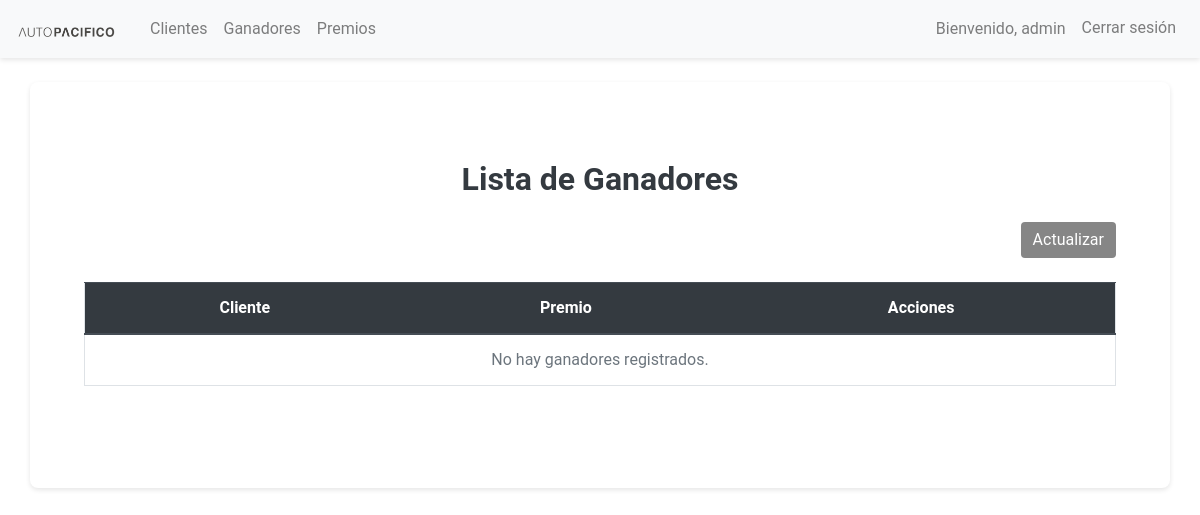
Page /ruleta/admin/ganadores/ (signed in) on the earlier database version.
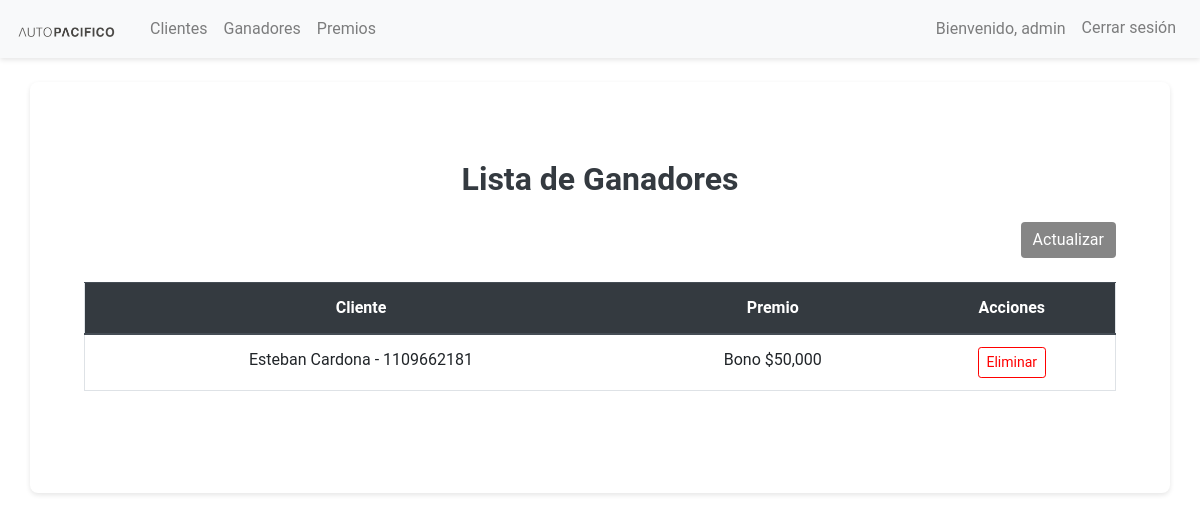
Same page on the later database version.
### ruleta/models.py (models this page shows, shortened)
class Ganador(models.Model):
    cliente = models.ForeignKey(Cliente, on_delete=models.CASCADE)
    premio = models.ForeignKey(Premio, on_delete=models.CASCADE)
    fecha = models.DateTimeField(auto_now_add=True)
    class Meta:
        indexes = [
            models.Index(fields=['fecha']),
        ]

class Cliente(models.Model):
    user = models.OneToOneField(User, on_delete=models.CASCADE, null=True, blank=True)
    cedula = models.CharField(max_length=20, unique=True)
    nombre = models.CharField(max_length=100)
    apellidos = models.CharField(max_length=100)
    numero_telefono = models.CharField(
        max_length=15,
        validators=[
            RegexValidator(
                regex=r'^\+?[0-9]{7,15}$',
                message="El número de teléfono debe contener entre 7 y 15 dígitos, y puede incluir un '+' inicial."
            )
        ]
    )  # Campo obligatorio
    fecha_creacion = models.DateTimeField(auto_now_add=True)  # Fecha de creación
    numero_factura = models.CharField(
        max_length=50,
        unique=True,
        validators=[
            RegexValidator(
                r'^[A-Za-z0-9-]+$',
                'El número de factura debe contener solo letras, números y guiones.'
            )
        ]
    )
    def __str__(self):
        return f"{self.nombre} {self.apellidos} - {self.cedula}"

class Premio(models.Model):
    nombre = models.CharField(max_length=50)
    descripcion = models.TextField()
    probabilidad = models.FloatField(help_text="Probabilidad de ganar este premio (en porcentaje)")
    estado = models.BooleanField(default=True)  # Activo/Inactivo
    def __str__(self):
        return self.nombre

### ruleta/views.py (the view)
# urls.py: path('admin/ganadores/', views.GanadoresListView.as_view(), name='ganadores_crud'),
class GanadoresListView(UserPassesTestMixin, ListView):
    model = Ganador
    template_name = 'admin/ganadores_crud.html'
    context_object_name = 'ganadores'
    def test_func(self):
        return self.request.user.is_superuser

### ruleta/templates/admin/ganadores_crud.html (shortened to what this page needs)
{% extends "base.html" %}
{% block content %}
<div class="container-fluid px-4 py-5">
    <h2 class="text-center mb-4">Lista de Ganadores</h2>
    <div class="d-flex justify-content-end mb-4">
        <button onclick="location.reload();" class="btn btn-secondary">
             Actualizar
        </button>
    </div>
    <div class="table-responsive">
        <table class="table table-hover align-middle text-center">
            <thead class="thead-dark">
                <tr>
                    <th>Cliente</th>
                    <th>Premio</th>
                    <th>Acciones</th>
                </tr>
            </thead>
            <tbody>
                {% for ganador in ganadores %}
                <tr>
                    <td>{{ ganador.cliente }}</td>
                    <td>{{ ganador.premio }}</td>
                    <td>
                        <a href="{% url 'eliminar_ganador' ganador.pk %}" class="btn btn-sm btn-outline-danger">
                             Eliminar
                        </a>
                    </td>
                </tr>
                {% empty %}
                <tr>
                    <td colspan="3" class="text-center text-muted">No hay ganadores registrados.</td>
                </tr>
                {% endfor %}
            </tbody>
        </table>
    </div>
</div>
{% endblock %}

Differences in the rows shown:
added Ganador: cliente "Esteban Cardona - 1109662181", premio "Bono $50,000"
Other differences:
text no longer shown: "No hay ganadores registrados."
